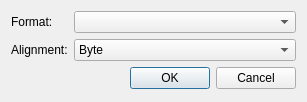
<?xml version="1.0" encoding="UTF-8"?>
<ui version="4.0">
 <class>ConvertDialog</class>
 <widget class="QDialog" name="ConvertDialog">
  <property name="geometry">
   <rect>
    <x>0</x>
    <y>0</y>
    <width>307</width>
    <height>102</height>
   </rect>
  </property>
  <property name="windowTitle">
   <string>Convert</string>
  </property>
  <layout class="QFormLayout" name="formLayout">
   <item row="0" column="0">
    <widget class="QLabel" name="label">
     <property name="text">
      <string>Format:</string>
     </property>
    </widget>
   </item>
   <item row="0" column="1">
    <widget class="QComboBox" name="formatComboBox"/>
   </item>
   <item row="2" column="1">
    <widget class="QDialogButtonBox" name="buttonBox">
     <property name="orientation">
      <enum>Qt::Horizontal</enum>
     </property>
     <property name="standardButtons">
      <set>QDialogButtonBox::Cancel|QDialogButtonBox::Ok</set>
     </property>
    </widget>
   </item>
   <item row="1" column="0">
    <widget class="QLabel" name="label_2">
     <property name="text">
      <string>Alignment:</string>
     </property>
    </widget>
   </item>
   <item row="1" column="1">
    <widget class="QComboBox" name="alignmentComboBox">
     <item>
      <property name="text">
       <string>Byte</string>
      </property>
     </item>
     <item>
      <property name="text">
       <string>Word</string>
      </property>
     </item>
    </widget>
   </item>
  </layout>
 </widget>
 <resources/>
 <connections>
  <connection>
   <sender>buttonBox</sender>
   <signal>accepted()</signal>
   <receiver>ConvertDialog</receiver>
   <slot>accept()</slot>
   <hints>
    <hint type="sourcelabel">
     <x>248</x>
     <y>254</y>
    </hint>
    <hint type="destinationlabel">
     <x>157</x>
     <y>274</y>
    </hint>
   </hints>
  </connection>
  <connection>
   <sender>buttonBox</sender>
   <signal>rejected()</signal>
   <receiver>ConvertDialog</receiver>
   <slot>reject()</slot>
   <hints>
    <hint type="sourcelabel">
     <x>316</x>
     <y>260</y>
    </hint>
    <hint type="destinationlabel">
     <x>286</x>
     <y>274</y>
    </hint>
   </hints>
  </connection>
 </connections>
</ui>
